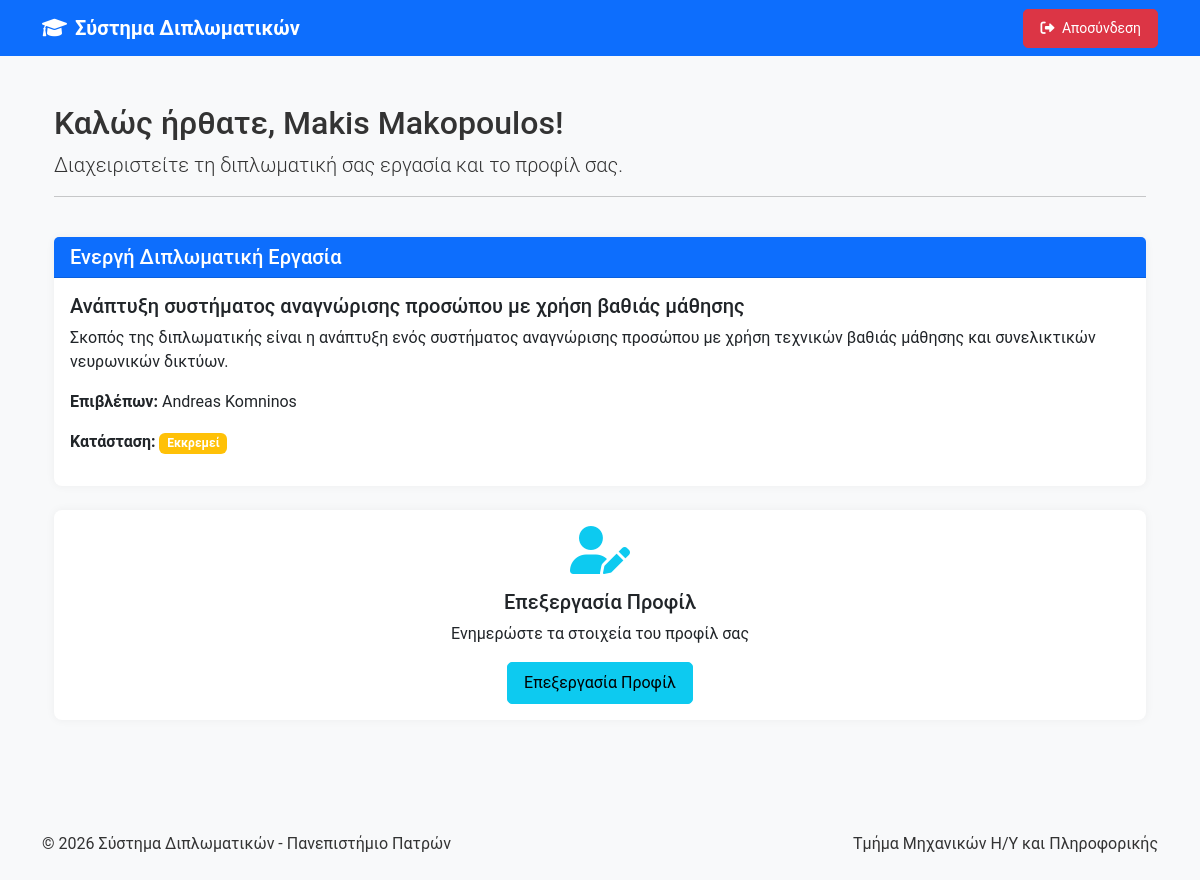
The page /pages/student/dashboard.php (signed in) on the database its author committed.
### tables this page shows
CREATE TABLE `thesis_assignments` (
  `id` int(11) NOT NULL,
  `thesis_topic_id` int(11) NOT NULL,
  `student_id` int(11) NOT NULL,
  `supervisor_id` int(11) NOT NULL,
  `status` enum('pending','active','examination','completed','cancelled') DEFAULT 'pending',
  `assignment_date` timestamp NOT NULL DEFAULT current_timestamp(),
  `deadline_date` timestamp NULL DEFAULT NULL,
  `completion_date` timestamp NULL DEFAULT NULL,
  `duration_days` int(11) DEFAULT NULL,
  `gs_number` varchar(50) DEFAULT NULL,
  `gs_year` varchar(10) DEFAULT NULL,
  `final_grade` decimal(3,1) DEFAULT NULL,
  `examination_protocol_generated` tinyint(1) DEFAULT 0,
  `repository_link` varchar(255) DEFAULT NULL,
  `cancellation_date` timestamp NULL DEFAULT NULL,
  `cancellation_reason` text DEFAULT NULL
);

CREATE TABLE `thesis_topics` (
  `id` int(11) NOT NULL,
  `professor_id` int(11) NOT NULL,
  `title` varchar(255) NOT NULL,
  `summary` text DEFAULT NULL,
  `description_file` varchar(255) DEFAULT NULL,
  `description_file_type` varchar(50) DEFAULT NULL,
  `created_at` timestamp NOT NULL DEFAULT current_timestamp(),
  `updated_at` timestamp NULL DEFAULT NULL ON UPDATE current_timestamp(),
  `is_assigned` tinyint(1) DEFAULT 0
);

CREATE TABLE `users` (
  `id` int(11) NOT NULL,
  `username` varchar(50) NOT NULL,
  `password` varchar(255) NOT NULL,
  `email` varchar(100) NOT NULL,
  `role` enum('student','professor','secretary') NOT NULL,
  `first_name` varchar(100) NOT NULL,
  `last_name` varchar(100) NOT NULL,
  `created_at` timestamp NOT NULL DEFAULT current_timestamp(),
  `last_login` timestamp NULL DEFAULT NULL,
  `is_active` tinyint(1) DEFAULT 1
);

### includes/classes/User.php (called while the page is built, shortened)
<?php
class User {
    public static function isLoggedIn() {
        return isset($_SESSION['user_id']);
    }
    public static function getCurrentUserName() {
        return $_SESSION['first_name'] . ' ' . $_SESSION['last_name'];
    }
}
?>

### pages/student/dashboard.php (the view, shortened to what this page needs)
<?php
$db = new Database();
$pdo = $db->getConnection();
$user_id = User::getCurrentUserId();
$stmt = $pdo->prepare("SELECT * FROM students WHERE user_id = :user_id");
$stmt->bindParam(':user_id', $user_id, PDO::PARAM_INT);
$stmt->execute();
$student = $stmt->fetch(PDO::FETCH_ASSOC);
$thesis_assignment = null;
if ($student) {
    $stmt = $pdo->prepare("
        SELECT ta.*, tt.title, tt.summary, u.first_name as supervisor_first_name, u.last_name as supervisor_last_name
        FROM thesis_assignments ta
        JOIN thesis_topics tt ON ta.thesis_topic_id = tt.id
        JOIN professors p ON tt.professor_id = p.id
        JOIN users u ON p.user_id = u.id
        WHERE ta.student_id = :student_id
        ORDER BY ta.assignment_date DESC
        LIMIT 1
    ");
    $stmt->bindParam(':student_id', $student['id'], PDO::PARAM_INT);
    $stmt->execute();
    $thesis_assignment = $stmt->fetch(PDO::FETCH_ASSOC);
}
?>
<?php include '../../templates/header.php'; ?>
<div class="container py-4">
    <div class="row mb-4">
        <div class="col-md-12">
            <h2>Καλώς ήρθατε, <?php echo htmlspecialchars(User::getCurrentUserName()); ?>!</h2>
            <p class="lead">Διαχειριστείτε τη διπλωματική σας εργασία και το προφίλ σας.</p>
            <hr>
        </div>
    </div>
    <div class="row mb-4">
        <div class="col-md-12">
            <div id="active-thesis">
                <?php if ($thesis_assignment): ?>
                <div class="card">
                    <div class="card-header bg-primary text-white">
                        <h5 class="mb-0">Ενεργή Διπλωματική Εργασία</h5>
                    </div>
                    <div class="card-body">
                        <h5 class="card-title"><?php echo htmlspecialchars($thesis_assignment['title']); ?></h5>
                        <p class="card-text"><?php echo htmlspecialchars($thesis_assignment['summary'] ?? ''); ?></p>
                        <p><strong>Επιβλέπων:</strong> <?php echo htmlspecialchars($thesis_assignment['supervisor_first_name'] . ' ' . $thesis_assignment['supervisor_last_name']); ?></p>
                        <p><strong>Κατάσταση:</strong>
                            <span class="badge <?php
                                switch($thesis_assignment['status']) {
                                    case 'pending': echo 'bg-warning'; break;
                                }
                            ?> text-white">
                                <?php
                                    switch($thesis_assignment['status']) {
                                        case 'pending': echo 'Εκκρεμεί'; break;
                                    }
                                ?>
                            </span>
                        </p>
                    </div>
                </div>
                <?php endif; ?>
            </div>
        </div>
    </div>
    <div class="row mb-4">
        <div class="col-md-12 mb-3">
            <div class="card h-100">
                <div class="card-body text-center">
                    <i class="fas fa-user-edit fa-3x mb-3 text-info"></i>
                    <h5 class="card-title">Επεξεργασία Προφίλ</h5>
                    <p class="card-text">Ενημερώστε τα στοιχεία του προφίλ σας</p>
                    <a href="edit_profile.php" class="btn btn-info">Επεξεργασία Προφίλ</a>
                </div>
            </div>
        </div>
    </div>
</div>
<?php include '../../templates/footer.php'; ?>

### assets/css/style.css (style rules this page uses)
body { font-family: 'Roboto', 'Helvetica Neue', Arial, sans-serif; background-color: #f8f9fa; color: #333; }
.card { box-shadow: 0 0 10px rgba(0, 0, 0, 0.05); border: none; border-radius: 8px; transition: transform 0.3s ease, box-shadow 0.3s ease; }
.card-header { background-color: #f8f9fa; border-bottom: 1px solid rgba(0, 0, 0, 0.125); font-weight: 600; }
.btn { border-radius: 5px; padding: 0.5rem 1rem; }

### rows shown on the page
thesis_assignments: thesis_topic.title "Ανάπτυξη συστήματος αναγνώρισης προσώπου με χρήση βαθιάς μάθησης", thesis_topic.summary "Σκοπός της διπλωματικής είναι η ανάπτυξη ενός συστήματος αναγνώρισης προσώπου με χρήση τεχνικών βαθιάς μάθησης και συνελικτικών νευρωνικών δικτύων.", users.first_name+last_name "Andreas Komninos"

### other values the page prints
SITE_NAME "Σύστημα Διπλωματικών"
User::getCurrentUserName() "Makis Makopoulos"
